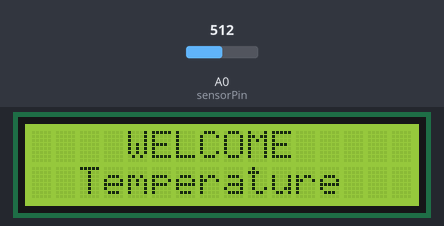
Bench run of a sketch on a simulated Arduino Uno, built with avr-gcc and run on an emulated ATmega328P. Shown: 16×2 character LCD. The inputs (shaded band) are chosen by the test bench; at power-on: A0 (sensorPin) = 512.

Above: at 0.1 s.
At 7.1 s:
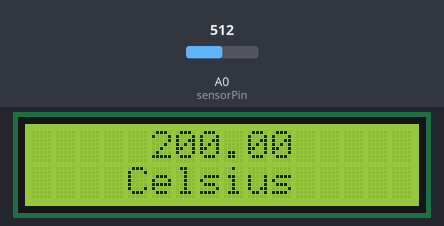
At 15.1 s:
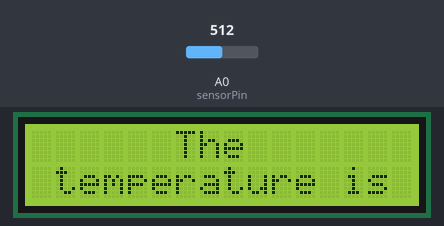

Measured:
- what the display in image 1 shows lasts 7.9 s, from 7.1 s to 15.0 s
- what the display in image 2 shows lasts 2.0 s, from 15.0 s to 17.0 s

The sketch:

Final.ino
```cpp
#include <LiquidCrystal.h>
LiquidCrystal lcd(12, 11, 5, 4, 3, 2);

const int sensorPin = A0;
int sensorVal;
float voltage;
float temperature;
long interval = 15000;

unsigned long previousTime = 0;

int calculateTemperature() {
  sensorVal = analogRead(sensorPin);
  voltage = (sensorVal/1024.0) * 5.0;
  temperature = (voltage - 0.5) * 100;
  return temperature;
}

void printTemperature() {
  lcd.clear();
  calculateTemperature();
  lcd.setCursor(6, 0);
  lcd.print("The");
  lcd.setCursor(1,1);
  lcd.print("temperature is");
  delay(2000);
  lcd.clear();
  lcd.setCursor(5, 0);
  lcd.print(temperature);
  lcd.setCursor(4, 1);
  lcd.print("Celsius");
}

void setup() {
  lcd.begin(16, 2);
  lcd.setCursor(4, 0);
  lcd.print ("WELCOME");
  lcd.setCursor(2, 1);
  lcd.print("Temperature");
  delay(5000);
  lcd.clear();
  printTemperature();
}

void loop() {


  unsigned long currentTime = millis();


  if(currentTime - previousTime > interval){
   printTemperature();
   previousTime = currentTime;
  }

}
```
